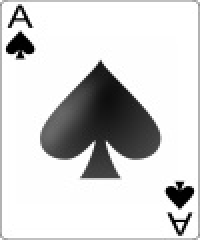
#> input picture Jungmin/card_deck1/SA.jpg, 100 x 120 px, found by its file name (shown 2 times larger)
$ jupyter execute --allow-errors '1207 shape, number separate.ipynb'
#> lines starting #> are read from the running program, lines starting #| are printed output that depends on the picture
[cell 1]
import numpy as np
import cv2
import matplotlib.pyplot as plt
from numpy import linalg as LA
import os
import pandas as pd

[cell 2]
data_loc = '../dataset/'
#> (the rest of this cell did not finish here and is left out)

#> (a cell that did not finish here is left out)

[cell 4]
tmpimg= cv2.imread('../dataset/card_deck4/SA.jpg', cv2.IMREAD_GRAYSCALE)
#> tmpimg is the input picture: shape (120, 100); min 0, max 255, mean 211.5
tmpimg = cv2.Canny(tmpimg, 20, 70)
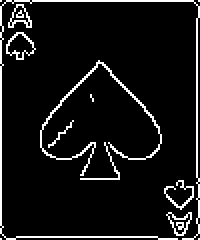
#> tmpimg: shape (120, 100) (shown 2 times larger); 7.9% white in thin lines or dots
plt.imshow(tmpimg, cmap='gray')

[cell 5]
tmpimg= cv2.imread('../dataset/card_deck4/SA.jpg', cv2.IMREAD_GRAYSCALE)
tmpimg = cv2.Canny(tmpimg, 100, 200)
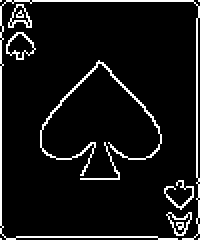
#> tmpimg: shape (120, 100) (shown 2 times larger); 7.7% white in thin lines or dots
plt.imshow(tmpimg, cmap='gray')

$ run again, with Jungmin/card_deck1/C3.jpg copied over Jungmin/card_deck1/SA.jpg
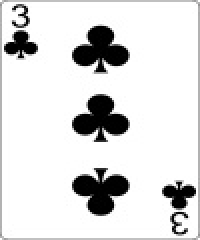
#> input picture Jungmin/card_deck1/C3.jpg, 100 x 120 px, found by its file name (shown 2 times larger)
#> tmpimg is the input picture: shape (120, 100); min 0, max 255, mean 220.4
#> `tmpimg = cv2.Canny(tmpimg, 20, 70)`:
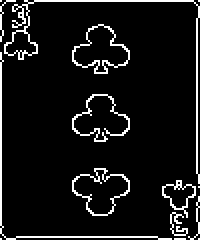
#> tmpimg: shape (120, 100) (shown 2 times larger); 8.1% white in thin lines or dots

$ run again, with Jungmin/card_deck1/C6.jpg copied over Jungmin/card_deck1/SA.jpg
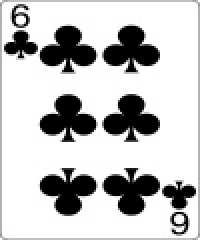
#> input picture Jungmin/card_deck1/C6.jpg, 100 x 120 px, found by its file name (shown 2 times larger)
#> tmpimg is the input picture: shape (120, 100); min 0, max 255, mean 195.5
#> `tmpimg = cv2.Canny(tmpimg, 20, 70)`:
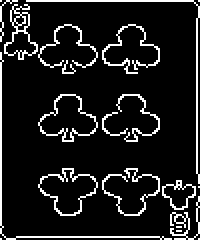
#> tmpimg: shape (120, 100) (shown 2 times larger); 10.9% white in thin lines or dots
